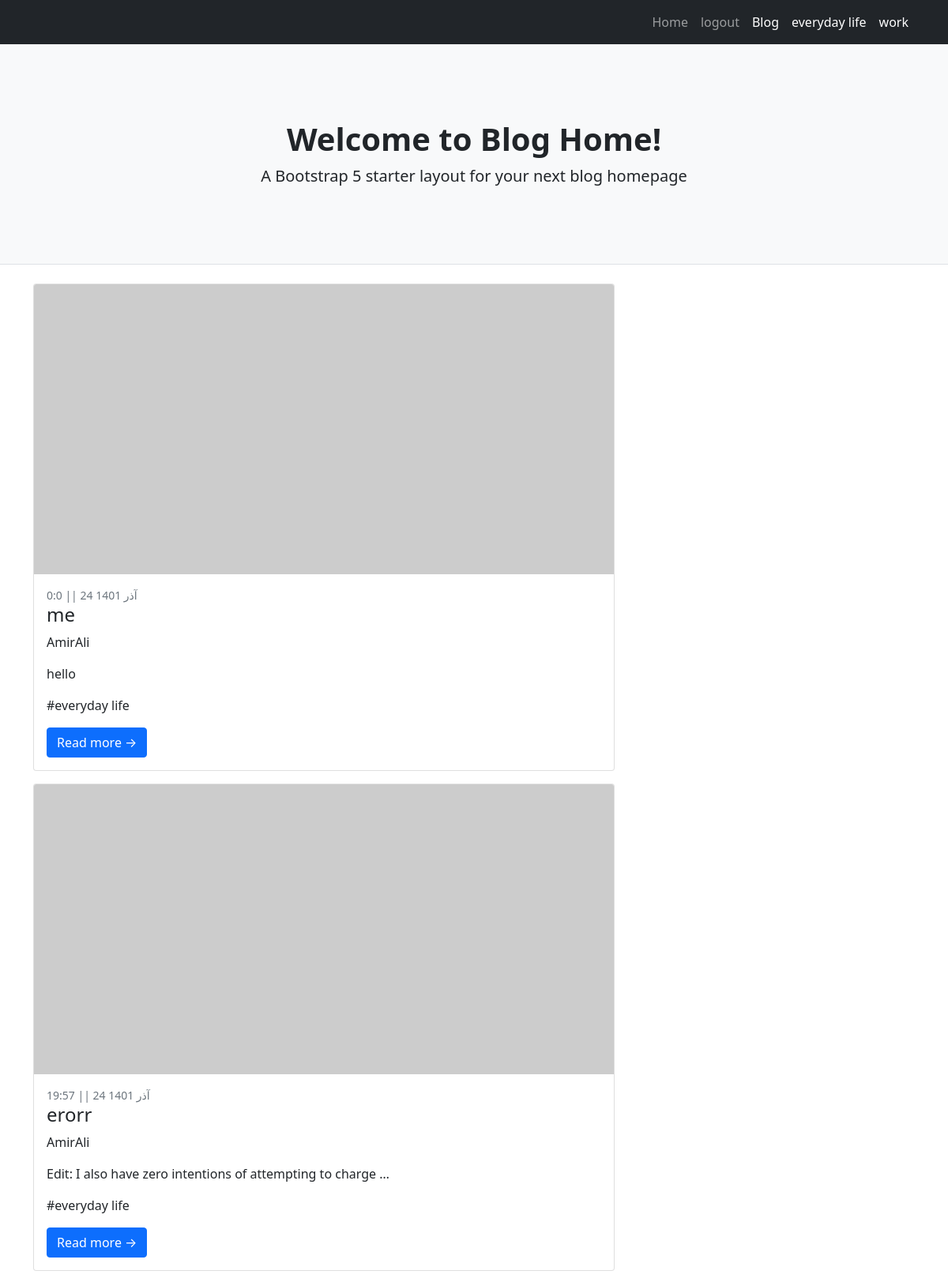
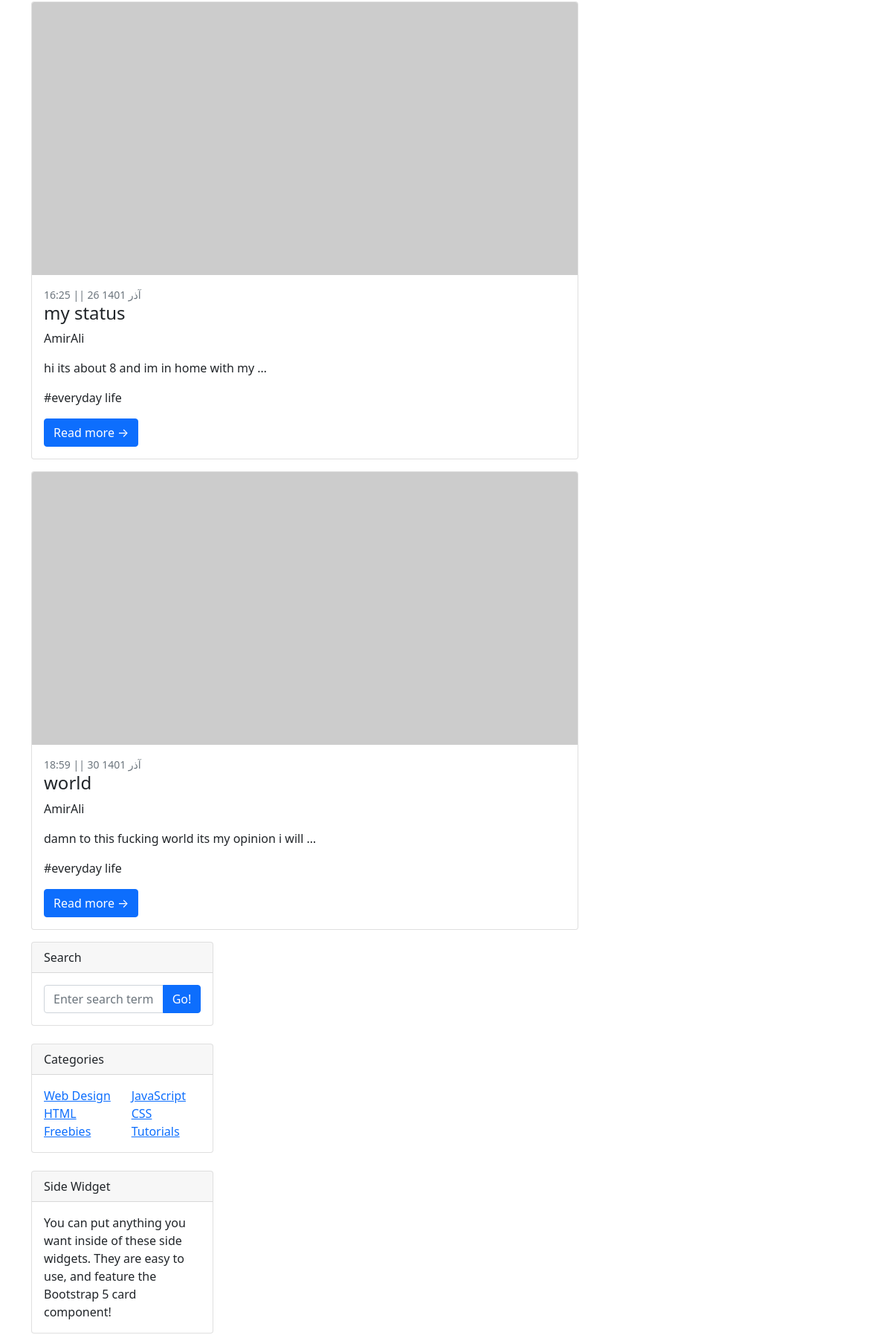
The page / (upper part) on the database its author committed (2 pictures, top to bottom).
### blog/models.py (models this page shows, shortened)
class Category(models.Model):
    title = models.CharField(max_length=200)
    slug = models.SlugField(max_length=100,unique=True)
    status = models.BooleanField(default=True,verbose_name="show")
    position = models.IntegerField(verbose_name="order")
    class Meta:
        ordering = ['position']

class Article(models.Model):
    STATUS_CHOICES=(
        ('d','draft'),
        ("p",'publish')
    )
    creator = models.ForeignKey(User,on_delete=models.SET_NULL,null=True)
    title = models.CharField(max_length=200)
    slug = models.SlugField(max_length=100,unique=True)
    category = models.ManyToManyField(Category)
    descriptions = models.TextField()
    publish= models.DateTimeField(default=timezone.now)
    created = models.DateTimeField(auto_now_add=True)
    updated = models.DateTimeField(auto_now=True)
    status = models.CharField(max_length=1,choices=STATUS_CHOICES)
    class Meta:
        ordering = ["-publish"]
    def jalali_get_publish(self):
         return jalali_converter(self.publish)
    jalali_get_publish.short_description = "date published"

### blog/views.py (the view)
# urls.py: path('',home,name="home"),
def home(request):
    posts= {
        "posts": Article.objects.filter(status="p").order_by('publish')
    }
    return render(request,"htmls_file/home.html",posts)

### blog/templatetags/base_tag.py (called while the page is built)
@register.inclusion_tag("htmls_file/partial/navbar_tag.html")
def category_navbar():
    return {"category":Category.objects.filter(status = True)}

### extensions/jalali.py (called while the page is built)
    def persian_tuple(self):
        return self.persian_year, self.persian_month, self.persian_day

### extensions/utils.py (called while the page is built)
def jalali_converter(date):
    date_to_str = "{},{},{}".format(date.year,date.month,date.day)
    date_to_tuple = jalali.Gregorian(date_to_str).persian_tuple()
    date_to_list = list(date_to_tuple)
    for index , month in enumerate(ir_month):
        if date_to_list[1] == index+1:
            date_to_list[1]= month
            break
    output = f" ||  {date_to_list[2]} {date_to_list[1]} {date_to_list[0]}"
    output2 = f"    {date.hour}:{date.minute} "
    retu = [output,output2]
    return retu[1] + retu[0]

### blog/templates/htmls_file/home.html
{%extends 'htmls_file/base.html'%}
{%block main%}
        <div class="container">
            <div class="row">
                <div class="col-lg-8">
                  {%for post in posts%}
                  <div class="card mb-3">
                      <a href="#!"><img class="card-img-top" src="https://dummyimage.com/700x350/dee2e6/6c757d.jpg" alt="..." /></a>
                      <div class="card-body">
                          <div class="small text-muted">{{post.jalali_get_publish}}</div>
                          <h2 class="card-title h4">{{post.title}}</h2>
                          <p class="card-text">{{post.creator.first_name}}</p>
                          <p class="card-text">{{post.descriptions | truncatewords:10}}</p>
                            {%for cat in post.category.all%}
                            <p class="card-text">#{{cat.title}}</p>
                            {%endfor%}
                          <a class="btn btn-primary" href="{%url 'blog:details' post.slug%}">Read more →</a>
                      </div>
                  </div>
                  {%endfor%}
                <div class="col-lg-4">
                    <div class="card mb-4">
                        <div class="card-header">Search</div>
                        <div class="card-body">
                            <div class="input-group">
                                <input class="form-control" type="text" placeholder="Enter search term..." aria-label="Enter search term..." aria-describedby="button-search" />
                                <button class="btn btn-primary" id="button-search" type="button">Go!</button>
                            </div>
                        </div>
                    </div>
                    <div class="card mb-4">
                        <div class="card-header">Categories</div>
                        <div class="card-body">
                            <div class="row">
                                <div class="col-sm-6">
                                    <ul class="list-unstyled mb-0">
                                        <li><a href="#!">Web Design</a></li>
                                        <li><a href="#!">HTML</a></li>
                                        <li><a href="#!">Freebies</a></li>
                                    </ul>
                                </div>
                                <div class="col-sm-6">
                                    <ul class="list-unstyled mb-0">
                                        <li><a href="#!">JavaScript</a></li>
                                        <li><a href="#!">CSS</a></li>
                                        <li><a href="#!">Tutorials</a></li>
                                    </ul>
                                </div>
                            </div>
                        </div>
                    </div>
                    <div class="card mb-4">
                        <div class="card-header">Side Widget</div>
                        <div class="card-body">You can put anything you want inside of these side widgets. They are easy to use, and feature the Bootstrap 5 card component!</div>
                    </div>
                </div>
            </div>
        </div>
{%endblock%}

### blog/templates/htmls_file/partial/navbar_tag.html
<div class="collapse navbar-collapse" id="navbarSupportedContent">
    <ul class="navbar-nav ms-auto mb-2 mb-lg-0">
        <li class="nav-item"><a class="nav-link" href="{%url 'blog:home'%}">Home</a></li>
        <li class="nav-item"><a class="nav-link" href="{%url 'account:logout_user' %}">logout</a></li>
        <li class="nav-item"><a class="nav-link active" aria-current="page" href="#">Blog</a></li>
        {%for cat in category%}
        <li class="nav-item"><a class="nav-link active" aria-current="page" href="#">{{cat.title}}</a></li>
        {%endfor%}
    </ul>
</div>

### rows shown on the page
Category: title "everyday life"
Category: title "work"
Article: jalali_get_publish "0:0 || 24 آذر 1401", title "me", creator.first_name "AmirAli", descriptions "hello"
Article: jalali_get_publish "19:57 || 24 آذر 1401", title "erorr", creator.first_name "AmirAli", descriptions "Edit: I also have zero intentions of attempting to charge …"
Article: jalali_get_publish "16:25 || 26 آذر 1401", title "my status", creator.first_name "AmirAli", descriptions "hi its about 8 and im in home with my …"
Article: jalali_get_publish "18:59 || 30 آذر 1401", title "world", creator.first_name "AmirAli", descriptions "damn to this fucking world its my opinion i will …"
